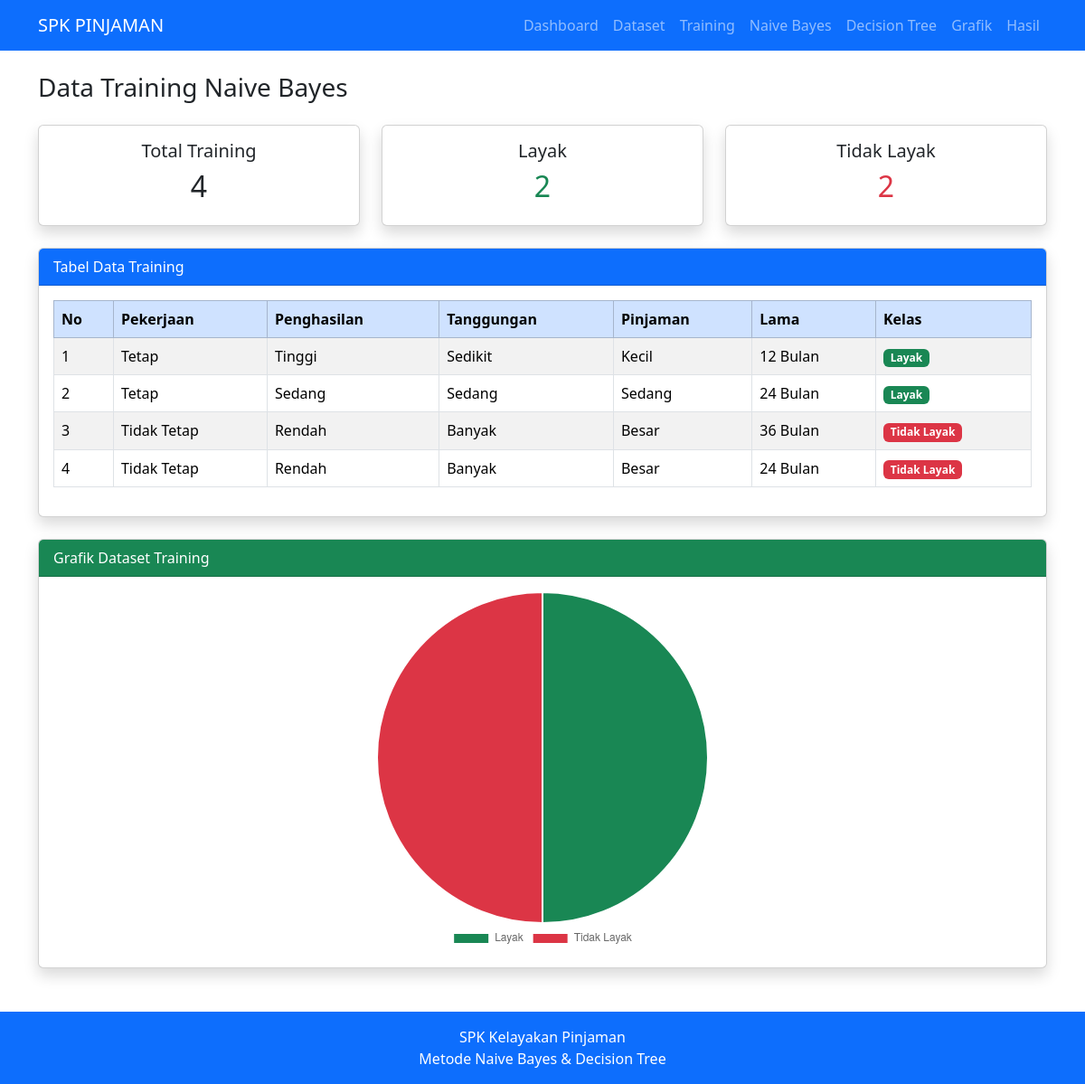
Screenshot of /training.php with the database file from the repository.
### tables this page shows
CREATE TABLE `dataset_training` (
  `id_training` int(11) NOT NULL,
  `pekerjaan` varchar(30) DEFAULT NULL,
  `penghasilan` varchar(30) DEFAULT NULL,
  `tanggungan` varchar(30) DEFAULT NULL,
  `jumlah_pinjaman` varchar(30) DEFAULT NULL,
  `lama_pinjam` varchar(20) DEFAULT NULL,
  `kelas` varchar(30) DEFAULT NULL
);

### training.php (the view)
<?php
include 'header.php';
include 'koneksi.php';
?>
<h3 class="mb-4">Data Training Naive Bayes</h3>
<?php
$total_layak = mysqli_num_rows(
mysqli_query(
$koneksi,
"SELECT * FROM dataset_training
WHERE kelas='Layak'"
)
);
$total_tidak = mysqli_num_rows(
mysqli_query(
$koneksi,
"SELECT * FROM dataset_training
WHERE kelas='Tidak Layak'"
)
);
$total_training =
$total_layak +
$total_tidak;
?>
<div class="row">
<div class="col-md-4">
<div class="card shadow">
<div class="card-body text-center">
<h5>Total Training</h5>
<h2><?= $total_training ?></h2>
</div>
</div>
</div>
<div class="col-md-4">
<div class="card shadow">
<div class="card-body text-center">
<h5>Layak</h5>
<h2 class="text-success">
<?= $total_layak ?>
</h2>
</div>
</div>
</div>
<div class="col-md-4">
<div class="card shadow">
<div class="card-body text-center">
<h5>Tidak Layak</h5>
<h2 class="text-danger">
<?= $total_tidak ?>
</h2>
</div>
</div>
</div>
</div>
<br>
<div class="card shadow">
<div class="card-header bg-primary text-white">
Tabel Data Training
</div>
<div class="card-body">
<table class="table table-bordered table-striped">
<thead class="table-primary">
<tr>
<th>No</th>
<th>Pekerjaan</th>
<th>Penghasilan</th>
<th>Tanggungan</th>
<th>Pinjaman</th>
<th>Lama</th>
<th>Kelas</th>
</tr>
</thead>
<tbody>
<?php
$no=1;
$data=mysqli_query(
$koneksi,
"SELECT * FROM dataset_training"
);
while($d=mysqli_fetch_array($data))
{
?>
<tr>
<td><?= $no++ ?></td>
<td><?= $d['pekerjaan'] ?></td>
<td><?= $d['penghasilan'] ?></td>
<td><?= $d['tanggungan'] ?></td>
<td><?= $d['jumlah_pinjaman'] ?></td>
<td><?= $d['lama_pinjam'] ?></td>
<td>
<?php
if($d['kelas']=="Layak")
{
echo "<span class='badge bg-success'>Layak</span>";
}
else
{
echo "<span class='badge bg-danger'>Tidak Layak</span>";
}
?>
</td>
</tr>
<?php } ?>
</tbody>
</table>
</div>
</div>
<br>
<div class="card shadow">
<div class="card-header bg-success text-white">
Grafik Dataset Training
</div>
<div class="card-body">
<div style="width:400px; margin:auto;">
<canvas id="grafikTraining"></canvas>
</div>
</div>
</div>
<script>
new Chart(
document.getElementById('grafikTraining'),
{
type:'pie',
data:{
labels:[
'Layak',
'Tidak Layak'
],
datasets:[{
data:[
<?= $total_layak ?>,
<?= $total_tidak ?>
],
backgroundColor:[
'#198754',
'#dc3545'
]
}]
},
options:{
responsive:true,
plugins:{
legend:{
position:'bottom'
}
}
}
}
);
</script>
<?php include 'footer.php'; ?>

### rows the page displays
dataset_training: pekerjaan "Tetap", penghasilan "Tinggi", tanggungan "Sedikit", jumlah_pinjaman "Kecil", lama_pinjam "12 Bulan", kelas "Layak"
dataset_training: pekerjaan "Tetap", penghasilan "Sedang", tanggungan "Sedang", jumlah_pinjaman "Sedang", lama_pinjam "24 Bulan", kelas "Layak"
dataset_training: pekerjaan "Tidak Tetap", penghasilan "Rendah", tanggungan "Banyak", jumlah_pinjaman "Besar", lama_pinjam "36 Bulan", kelas "Tidak Layak"
dataset_training: pekerjaan "Tidak Tetap", penghasilan "Rendah", tanggungan "Banyak", jumlah_pinjaman "Besar", lama_pinjam "24 Bulan", kelas "Tidak Layak"

### other values shown
$total_training "4"
$total_layak "2"
$total_tidak "2"
chart data {{ $total_layak }} 2
chart data {{ $total_tidak }} 2
